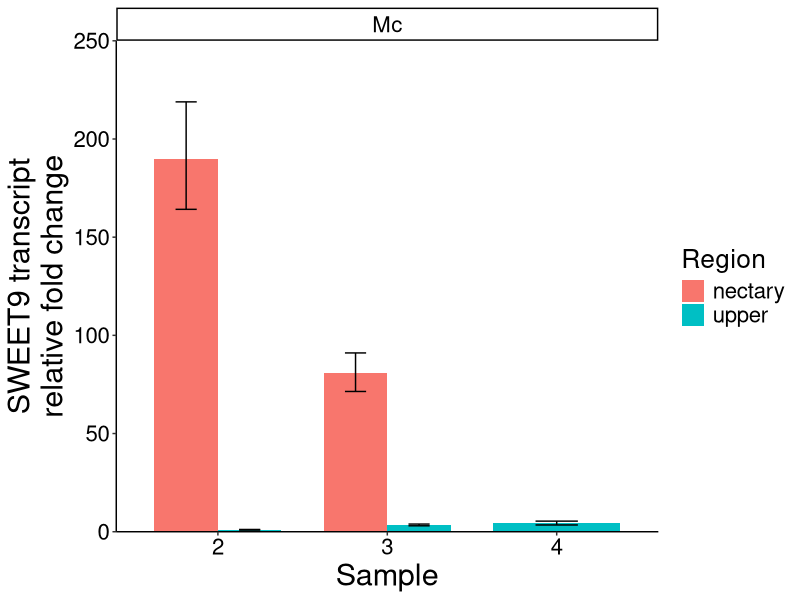
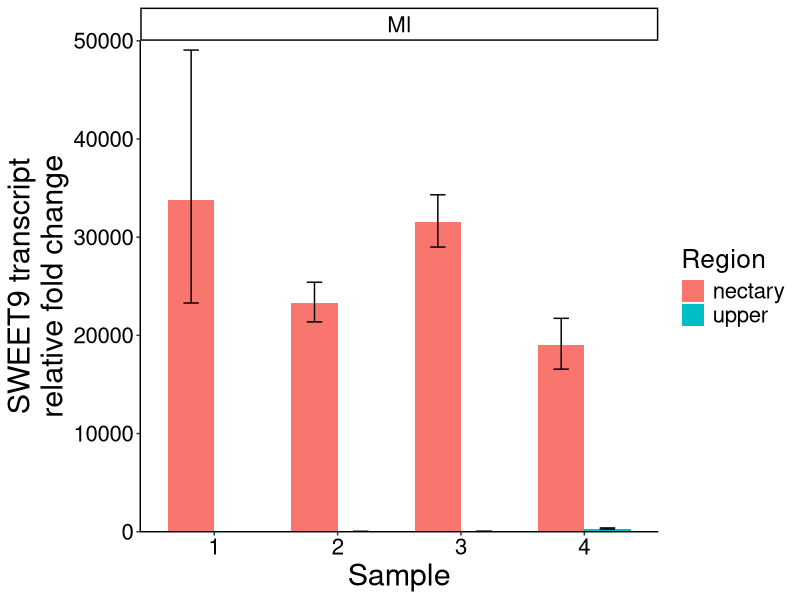
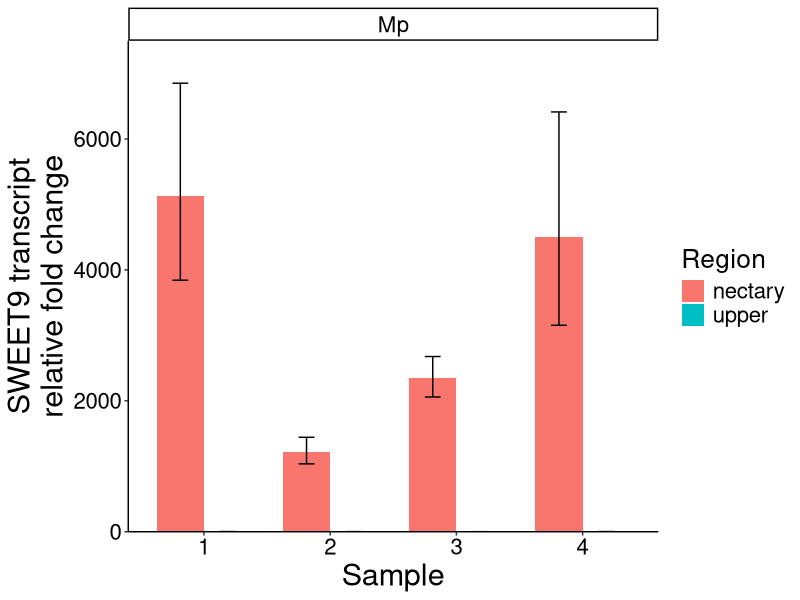
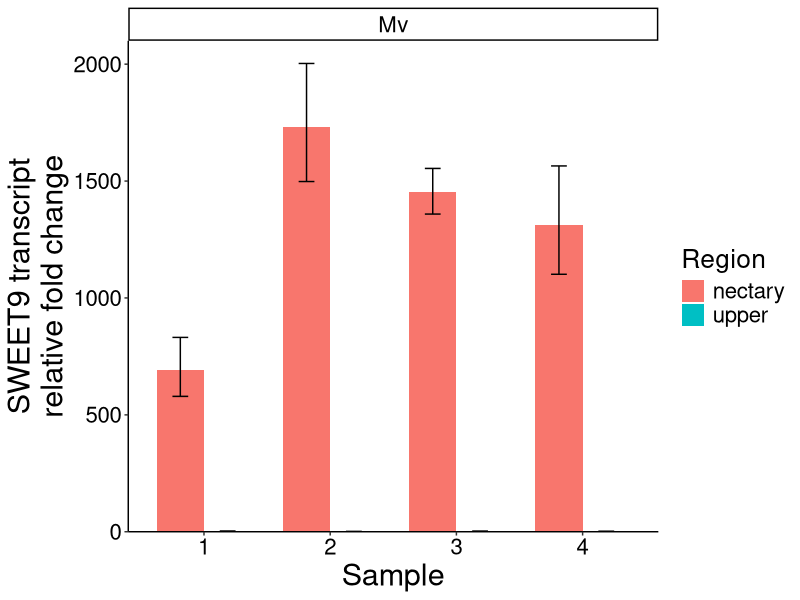
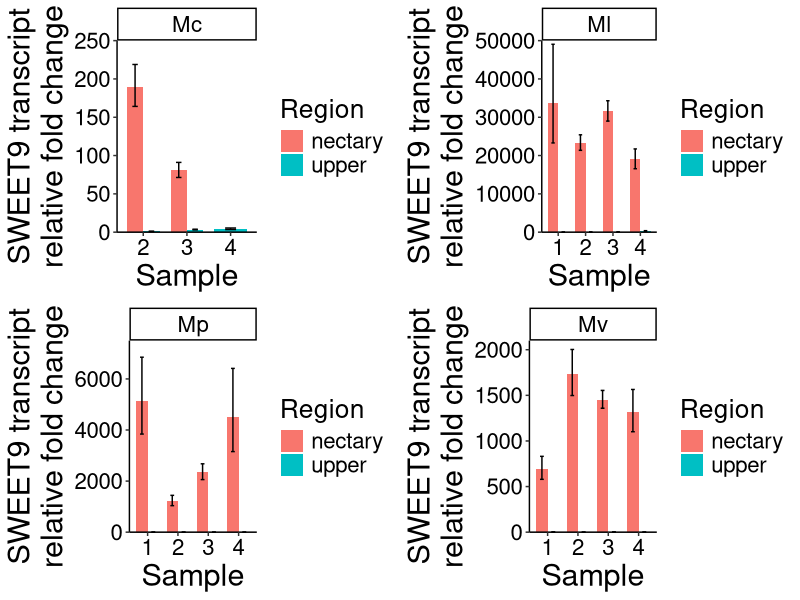
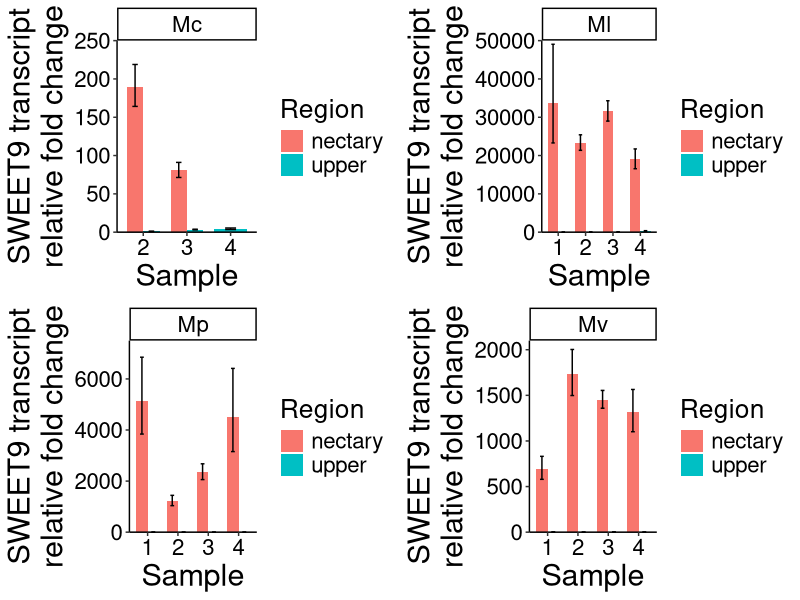

The R source for these figures, in order:
#if(!require(devtools)) install.packages("devtools")
#devtools::install_github("kassambara/ggpubr")


library(ggplot2)
setwd("~/Desktop/Kramer Lab/R")
#ddcq calculated with average of the three technical duplicate cq values per primer

deltadeltaSWEET9 <- read.csv("MqPCR_SWEET9.csv")
deltadeltaSWEET9 <- deltadeltaSWEET9[c(1:29),c(1,5,11,13,14,15,16,17)]
colnames(deltadeltaSWEET9) <- c("Sample","Target","ddCq", "plus","minus","species","region","number")
deltadeltaSWEET9$number <- factor(deltadeltaSWEET9$number)
show(deltadeltaSWEET9)
# deltadeltaSWEET9$plus <- log2(deltadeltaSWEET9$plus)
# deltadeltaSWEET9$minus <- log2(deltadeltaSWEET9$minus)
# deltadeltaSWEET9$ddCq <- log2(deltadeltaSWEET9$ddCq)
# deltadeltaSWEET9$line <- as.factor(substring(deltadeltaSWEET9$sample, 2,2))
# deltadeltaSWEET9$Tissue <- as.factor(substring(deltadeltaSWEET9$sample, 0, 1))
# deltadeltaSWEET9$seedling <- as.factor(substring(deltadeltaSWEET9$seedling, 6, 15))
# levels(deltadeltaSWEET9$line) <- c("M","E")
# deltadeltaSWEET9$new = factor(deltadeltaSWEET9$Target, levels=c("HXK1-1","HXK1-2"), labels=c("HXK1 5'","HXK1 3'"))
# strength <- c("+","+","-","-","+","+","-","-","-","-","+","+")
# deltadeltaSWEET9$strength <- as.factor(strength)

#GGplot for Mc
ggplotMc <- ggplot(subset(deltadeltaSWEET9, deltadeltaSWEET9$species == "Mc"),
                     aes(x=number, y=ddCq, fill=region))+
  geom_col(width = 0.75, position = "dodge")+
  geom_errorbar(aes(x=number, ymin=minus, ymax=plus),
                position = position_dodge(width = 0.75), width=0.25,color="black")+
  theme_classic()+
  # theme_presentation()+
  xlab("Sample")+ylab("SWEET9 transcript\nrelative fold change")+
  scale_y_continuous(expand = c(0,0), limits = c(0,250))+
  # scale_fill_manual(values=c("#F3756C","#009ADE","#39B600"),
  #                   labels=c("Nectary","Middle","Blade"))+
  facet_grid(.~species, scales = "free")+
  # scale_fill_manual(values=c("#F3756C","#009ADE"))+
  theme(
    legend.title = element_text(colour="black",size=19),
    legend.text = element_text(colour="black",size=16),
    axis.title = element_text(colour="black",size=22),
    axis.text = element_text(colour="black",size=16),
    strip.text = element_text(colour="black",size=16),
    # legend.position="none",
    # axis.title.x=element_blank(),
    # axis.text.x = element_text(angle = 50, hjust = 1, vjust=1)
  )+
  labs(fill="Region")

#GGplot for Ml
ggplotMl <- ggplot(subset(deltadeltaSWEET9, deltadeltaSWEET9$species == "Ml"),
                     aes(x=number, y=ddCq, fill=region))+
  geom_col(width = 0.75, position = "dodge")+
  geom_errorbar(aes(x=number, ymin=minus, ymax=plus),
                position = position_dodge(width = 0.75), width=0.25,color="black")+
  theme_classic()+
  # theme_presentation()+
  xlab("Sample")+ylab("SWEET9 transcript\nrelative fold change")+
  scale_y_continuous(expand = c(0,0), limits = c(0,50000))+
  # scale_fill_manual(values=c("#F3756C","#009ADE","#39B600"),
  #                   labels=c("Nectary","Middle","Blade"))+
  facet_grid(.~species, scales = "free")+
  # scale_fill_manual(values=c("#F3756C","#009ADE"))+
  theme(
    legend.title = element_text(colour="black",size=19),
    legend.text = element_text(colour="black",size=16),
    axis.title = element_text(colour="black",size=22),
    axis.text = element_text(colour="black",size=16),
    strip.text = element_text(colour="black",size=16),
    # legend.position="none",
    # axis.title.x=element_blank(),
    # axis.text.x = element_text(angle = 50, hjust = 1, vjust=1)
  )+
  labs(fill="Region")



#GGplot for Mp 
ggplotMp <- ggplot(subset(deltadeltaSWEET9, deltadeltaSWEET9$species == "Mp"),
                     aes(x=number, y=ddCq, fill=region))+
  geom_col(width = 0.75, position = "dodge")+
  geom_errorbar(aes(x=number, ymin=minus, ymax=plus),
                position = position_dodge(width = 0.75), width=0.25,color="black")+
  theme_classic()+
  # theme_presentation()+
  xlab("Sample")+ylab("SWEET9 transcript\nrelative fold change")+
  scale_y_continuous(expand = c(0,0), limits = c(0,7500))+
  # scale_fill_manual(values=c("#F3756C","#009ADE","#39B600"),
  #                   labels=c("Nectary","Middle","Blade"))+
  facet_grid(.~species, scales = "free")+
  # scale_fill_manual(values=c("#F3756C","#009ADE"))+
  theme(
    legend.title = element_text(colour="black",size=19),
    legend.text = element_text(colour="black",size=16),
    axis.title = element_text(colour="black",size=22),
    axis.text = element_text(colour="black",size=16),
    strip.text = element_text(colour="black",size=16),
    # legend.position="none",
    # axis.title.x=element_blank(),
    # axis.text.x = element_text(angle = 50, hjust = 1, vjust=1)
  )+
  labs(fill="Region")

#GGplot for Mv 
ggplotMv <- ggplot(subset(deltadeltaSWEET9, deltadeltaSWEET9$species == "Mv"),
                     aes(x=number, y=ddCq, fill=region))+
  geom_col(width = 0.75, position = "dodge")+
  geom_errorbar(aes(x=number, ymin=minus, ymax=plus),
                position = position_dodge(width = 0.75), width=0.25,color="black")+
  theme_classic()+
  # theme_presentation()+
  xlab("Sample")+ylab("SWEET9 transcript\nrelative fold change")+
  scale_y_continuous(expand = c(0,0), limits = c(0,2100))+
  # scale_fill_manual(values=c("#F3756C","#009ADE","#39B600"),
  #                   labels=c("Nectary","Middle","Blade"))+
  facet_grid(.~species, scales = "free")+
  # scale_fill_manual(values=c("#F3756C","#009ADE"))+
  theme(
    legend.title = element_text(colour="black",size=19),
    legend.text = element_text(colour="black",size=16),
    axis.title = element_text(colour="black",size=22),
    axis.text = element_text(colour="black",size=16),
    strip.text = element_text(colour="black",size=16),
    # legend.position="none",
    # axis.title.x=element_blank(),
    # axis.text.x = element_text(angle = 50, hjust = 1, vjust=1)
  )+
  labs(fill="Region")

show(ggplotMc)
show(ggplotMl)
show(ggplotMp)
show(ggplotMv)


install.packages("ggpubr")
library(ggpubr)
ggarrange(ggplotMc,ggplotMl,ggplotMp,ggplotMv)

ggsave(filename = "SWEET9.pdf", height = 5.625, width = 12)

